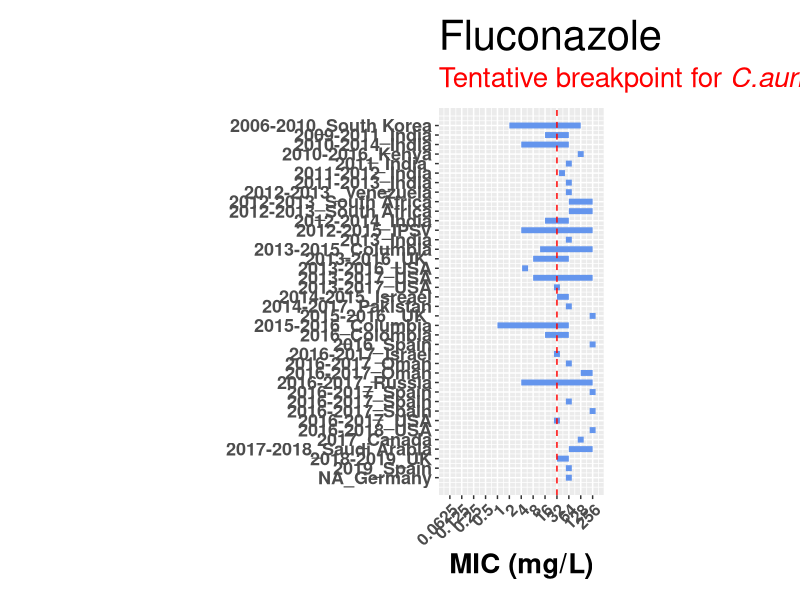
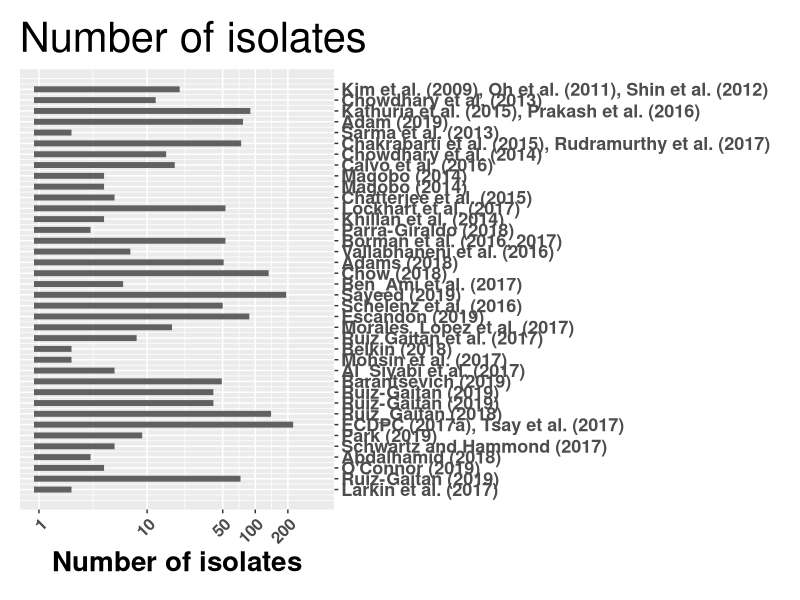
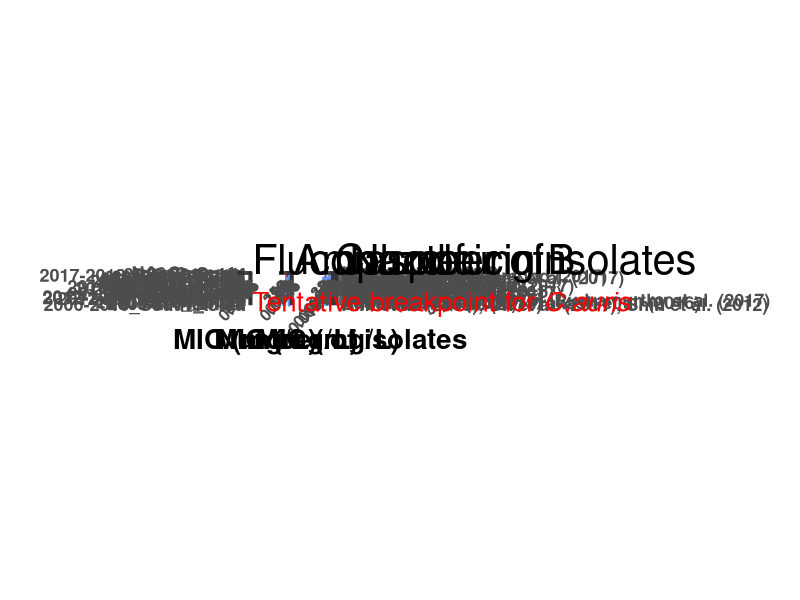
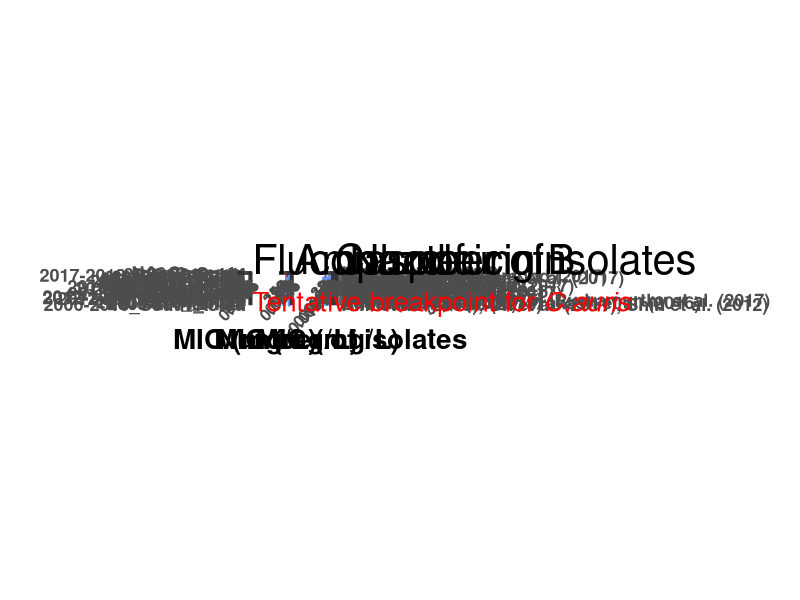

Recreate these plots in R, in order.
## ---- chunk 1
knitr::opts_chunk$set(echo = TRUE)
## ---- chunk 2
mic = read.csv("MIC4.csv", header = T, sep = ";")
names(mic)[1] = "Country"
summary(mic)
mic$Country[1:10]
## ---- chunk 3


mic$epi = paste( mic$Year, mic$Country, sep = "_")
mic = mic[order(mic$epi,decreasing=T, na.last = T),]
mic$row = seq(1:length(mic$Country))


mic = mic[seq(1, length(mic$Country)-2),]
mic$epi
## ---- chunk 4
mic$FL_min = log2(mic$FL_min)
mic$FL_max = log2(mic$FL_max)
## ---- chunk 5

for(i in seq(1:length(mic$Country))){
    print(mic$epi[i])
    print(mic$FL_min[i])
    print(mic$FL_max[i])
    
  if(!is.na(mic$FL_min[i]) & mic$FL_min[i] == mic$FL_max[i]) {
    mic$FL_min[i] = mic$FL_min[i] - 0.25
    mic$FL_max[i] = mic$FL_max[i] + 0.25
}
}


## ---- chunk 6
library("ggplot2")

xlab = 2 ** seq(-4,8)

par(mar=c(3,2,2,2))

pf = ggplot(mic) 

pf = pf +  geom_segment(aes(x=FL_min, 
                          y = row , xend=FL_max ,
                          yend = row),
                        show.legend = F,
                        size = 2,
                      colour = "cornflowerblue") 

pf2 = pf + scale_y_continuous(name = "",breaks = 1:length(mic$n) ,labels = as.character(mic$epi)) 

pf3 = pf2 + scale_x_continuous(name = "MIC (mg/L)",limits = c(-4.3, 8.3), breaks = seq(-4, 8), labels = xlab)

pf3 = pf3 + geom_vline(xintercept= (log2(32)), colour = "red", linetype = "dashed")
pf3 = pf3 + coord_fixed(0.8)
subt = expression(paste("Tentative breakpoint for ", italic("C.auris")))
pf3 = pf3 + labs(title = "Fluconazole", subtitle = subt)
pf3 = pf3 + theme(plot.margin = unit(c(0.5,0.25,0.5,0.5), "cm"),
                  plot.title = element_text(hjust = 0, size = 30),
                  plot.subtitle=element_text(size=20, hjust=0,
                                            color="red"), 
                  axis.text.y = element_text(size = 13, face = "bold"), 
                  axis.title.x = element_text(size = 20, face = "bold"),
                  axis.text.x = element_text(size = 12, angle = 45, hjust = 1, face = "bold"))

print(pf3)



## ---- chunk 7
mic$Casp_min = as.numeric(mic$Casp_min)
mic$Casp_max = as.numeric(mic$Casp_max)

mic$Casp_min = log2(mic$Casp_min)
mic$Casp_max = log2(mic$Casp_max)

mic$Casp_min == mic$Casp_max

for(i in seq(1:length(mic$Country))){
  if(!is.na(mic$Casp_min[i]) & mic$Casp_min[i] == mic$Casp_max[i]) {
    mic$Casp_min[i] = mic$Casp_min[i] - 0.25
    mic$Casp_max[i] = mic$Casp_max[i] + 0.25
    
}
}
## ---- chunk 8
xlab2 = 2 ** seq(-6,5)


pc = ggplot(mic) 

pc = pc +  geom_segment(aes(x=Casp_min, 
                          y = row , xend=Casp_max ,
                          yend = row),
                          size = 2,
                        show.legend = F,
                      colour = "cornflowerblue") 

pc2 = pc + scale_y_continuous(name = "", breaks = 1:length(mic$n) ,labels = rep(c(""), times = length(mic$n))) 

pc3 = pc2 + scale_x_continuous(name = "MIC (mg/L)",limits = c(-6.3, 5.3), breaks = seq(-6, 5), labels = xlab2)

pc3 = pc3 + geom_vline(xintercept= (log2(2)), colour = "red", linetype = "dashed") 
pc3 = pc3 + coord_fixed(0.8)
subt = expression(paste(""))
pc3 = pc3 + labs(title = "Caspofungin", subtitle = subt)
pc3 = pc3 + theme(plot.margin = unit(c(0.5,0.25,0.5,0.5), "cm"),
                  plot.title = element_text(hjust = 0, size = 30),
                  plot.subtitle=element_text(size=20, hjust=0,
                                            color="red"), 
                  axis.text.y = element_text(size = 9, face = "bold"), 
                  axis.title.x = element_text(size = 20, face = "bold"),
                  axis.text.x = element_text(size = 12, angle = 45, hjust = 1, face = "bold"))



## ---- chunk 9
mic$AMB_min = as.numeric(mic$AMB_min)
mic$AMB_max = as.numeric(mic$AMB_max)

mic$AMB_min = log2(mic$AMB_min)
mic$AMB_max = log2(mic$AMB_max)

mic$AMB_min == mic$AMB_max

for(i in seq(1:length(mic$Country))){
  if(!is.na(mic$AMB_min[i]) & mic$AMB_min[i] == mic$AMB_max[i]) {
    mic$AMB_min[i] = mic$AMB_min[i] - 0.25
    mic$AMB_max[i] = mic$AMB_max[i] + 0.25
}
}
## ---- chunk 10

par(mar=c(3,2,2,2))
pa = ggplot(mic) 
pa = pa +  geom_segment(aes(x=AMB_min, 
                          y = row , xend=AMB_max ,
                          yend = row),
                           size = 2,
                        show.legend = F,
                      colour = "cornflowerblue")

pa2 = pa + scale_y_continuous(name = "",breaks = 1:length(mic$n) ,labels = rep("", times = length(mic$n))) 
pa3 = pa2 + scale_x_continuous(name = "MIC (mg/L)",limits = c(-4.3, 8.3), breaks = seq(-4, 8), labels = xlab)

pa3 = pa3 + geom_vline(xintercept= (log2(2)), colour = "red", linetype = "dashed")
pa3 = pa3 + coord_fixed(0.8)
subt = expression(paste(""))
pa3 = pa3 + labs(title = "Amphotericin B", subtitle = subt)
pa3 = pa3 + theme(plot.margin = unit(c(0.5,0.25,0.5,0.5), "cm"),
                  plot.title = element_text(hjust = 0, size = 30),
                  plot.subtitle=element_text(size=20, hjust=0,
                                            color="red"), 
                  axis.text.y = element_text(size = 15, face = "bold"), 
                  axis.title.x = element_text(size = 20, face = "bold"),
                  axis.text.x = element_text(size = 12, angle = 45, hjust = 1, face = "bold"))


## ---- chunk 11

s = ggplot(mic) 
s = s +  geom_segment(aes(x=rep(log10(0.9), time(length(n))), 
                          y = row , xend=log10(n) ,
                          yend = row
                            ),size = 2, show.legend = F,
                      colour = "grey38") 

s2 = s + scale_y_continuous(position="right",name = "", breaks = 1:length(mic$n) ,labels = mic$auth)  
s3 = s2 + scale_x_continuous(name = "Number of isolates",limits = c(log10(0.9), 2.6), breaks = log10(c(1,10,50,100, 200)), labels = c(1,10,50,100, 200) )


s4 = s3 + coord_fixed(0.1)
s4 = s4 + labs(title = "Number of isolates")
s4 = s4 + theme(plot.margin = unit(c(0.5,0.25,0.5,0.5), "cm"),
                  plot.title = element_text(hjust = 0, size = 30),
                  plot.subtitle=element_text(size=20, hjust=0,
                                            color="red"), 
                  axis.text.y = element_text(size = 13, face = "bold"), 
                  axis.title.x = element_text(size = 20, face = "bold"),
                  axis.text.x = element_text(size = 12,angle = 45, hjust = 1, face = "bold"))

png('number.png',height = 550 , width = 500)
print(s4)
dev.off()
## ---- chunk 12
library("gridExtra")
library("gtable")
library(ggplot2)
library("grid")


png('arrenged_final.png',height = 2480/2 , width = 3508/2)
g0 = ggplotGrob(pf3)
g00 <- ggplotGrob(pc3)
g1 <- ggplotGrob(pa3)
g2 <- ggplotGrob(s4)
g <- cbind(g0, g1, g00, g2, size = "first")
g$heights = unit.pmax(g1$heights, g2$heights)
grid.newpage()
grid.draw(g)
dev.off()

tiff('arrenged_final.tiff',height = 50 , width = 50,units = 'cm',compression ="lzw",res=300)
g0 = ggplotGrob(pf3)
g00 <- ggplotGrob(pc3)
g1 <- ggplotGrob(pa3)
g2 <- ggplotGrob(s4)
g <- cbind(g0, g1, g00, g2, size = "first")
g$heights = unit.pmax(g1$heights, g2$heights)
grid.newpage()
grid.draw(g)
dev.off()

